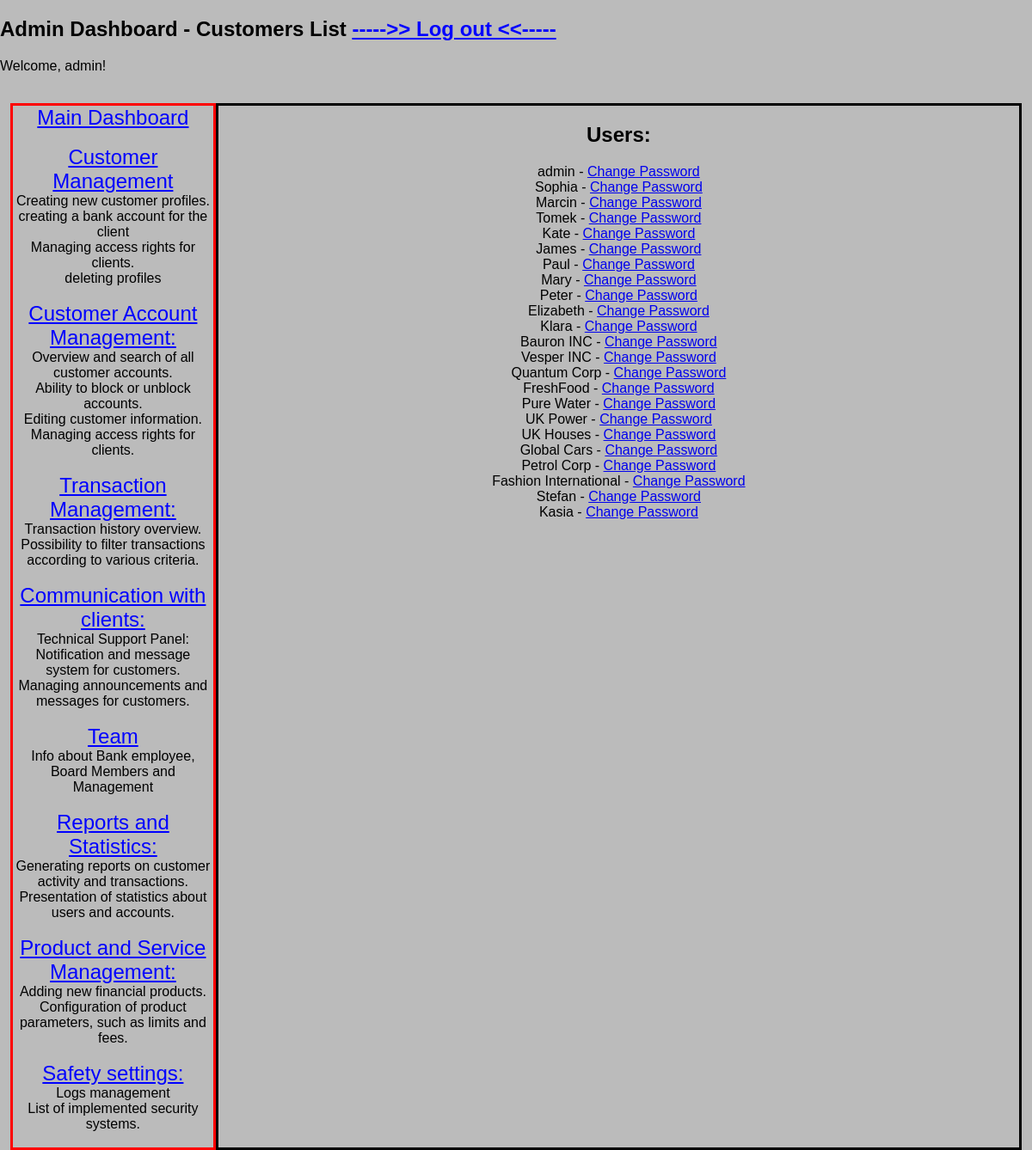
The app's page /admin/users (signed in), older data.
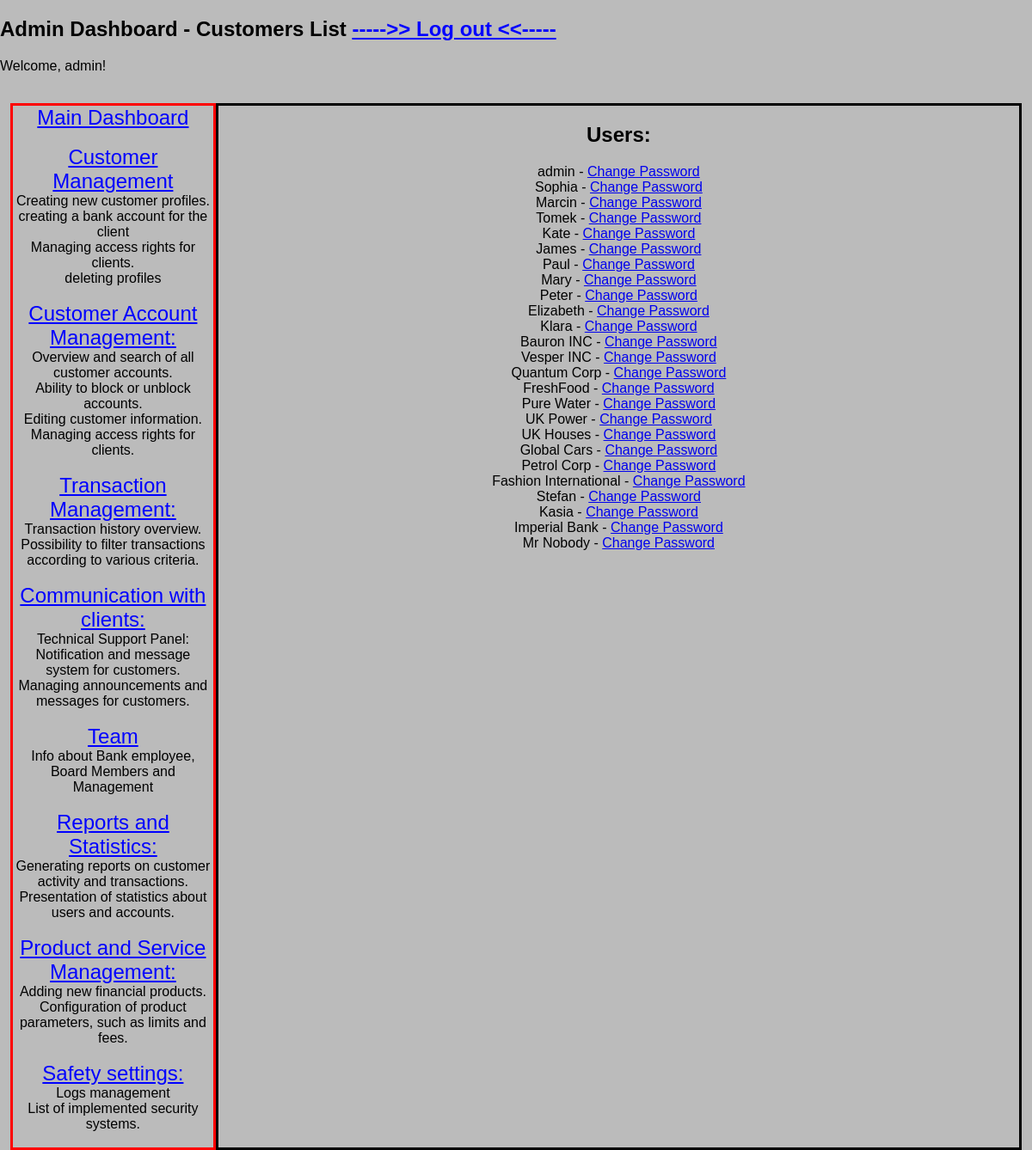
The same page, newer data.
### models/models.py (models this page shows, shortened)
class Users(db.Model, UserMixin):
    id = db.Column(db.Integer, primary_key=True)
    username = db.Column(db.String(50), unique=True, nullable=False)
    password_hash = db.Column(db.String(128), nullable=False)
    role = db.Column(db.String(20), nullable=False, default='client')
    email = db.Column(db.String(120), unique=True, nullable=False)
    phone_number = db.Column(db.String(20), nullable = False)
    country = db.Column(db.String(50))
    transactions = db.relationship('Transaction', backref='user', lazy=True)

### app.py (the view)
@app.route('/admin/users')
@login_required
@admin_required
def list_users():
    all_users = Users.query.all()
    return render_template('list_users.html', all_users=all_users)

### app.py (called while the page is built)
@app.before_request
def initialize_database():
    db.create_all()
    session.permanent = True

@login_manager.user_loader
def load_user(user_id):
    return Users.query.get(int(user_id))

### routes/transfer.py (called while the page is built)
def admin_required(func):
    @wraps(func)
    def decorated_view(*args, **kwargs):
        if not current_user.is_authenticated or current_user.role != 'admin':
            logger.error(f"No access to the resource - {request.path}  '{current_user.username}' ")
            abort(403)
        return func(*args, **kwargs)
    return decorated_view

### templates/list_users.html (shortened to what this page needs)
{% extends 'base_admin.html' %}
{% block subtitle %} - Customers List{% endblock %}
{% block content %}
    <h2>Users:</h2>
    {% for user in all_users %}
        {{ user.username }} - <a href="{{ url_for('change_password', user_id=user.id) }}">Change Password</a> <br>
    {% endfor %}
{% endblock %}

### templates/base_admin.html (shortened to what this page needs)
<!DOCTYPE html>
<html lang="en">
<head>
    <link rel="stylesheet" href="{{ url_for('static', filename='styles_admin.css') }}">
</head>
<body>
    <main>
        <h2>Admin Dashboard  {% block subtitle %}{% endblock %} <a href="{{ url_for('logout') }}" class="link"> ----->> Log out  <<-----</a> <br></h2>
        <p>Welcome, {{ current_user.username }}!</p>  <br>
        <div class="container">
            <div class="left">
            <div>
                <a href="{{ url_for('admin_dashboard_bp.admin_dashboard') }}" class="link">Main Dashboard</a> <br><br>
                <a href="{{ url_for('admin_dashboard_cm') }}" class="link">Customer Management</a> <br>
                Creating new customer profiles.<br>
                creating a bank account for the client<br>
                Managing access rights for clients.<br>
                deleting profiles<br><br>
                <a href="{{ url_for('admin_dashboard_cam') }}" class="link">Customer Account Management:</a> <br>
                Overview and search of all customer accounts.<br>
                Ability to block or unblock accounts.<br>
                Editing customer information.<br>
                Managing access rights for clients.<br><br>
                <a href="{{ url_for('transaction_management') }}" class="link">Transaction Management:</a> <br>
                Transaction history overview.<br>
                Possibility to filter transactions according to various criteria.<br><br>
                <a href="{{ url_for('cwc_bp.cwc') }}" class="link">Communication with clients:</a> <br>
                Technical Support Panel:
                Notification and message system for customers.<br>
                Managing announcements and messages for customers.<br><br>
                <a href="{{ url_for('team') }}" class="link">Team</a> <br>
                Info about Bank employee, Board Members and Management<br><br>
                <a href="{{ url_for('reports_and_statistics_bp.reports_and_statistics') }}" class="link">Reports and Statistics:</a> <br>
                Generating reports on customer activity and transactions.<br>
                Presentation of statistics about users and accounts.<br><br>
                <a href="{{ url_for('products_and_service_management') }}" class="link">Product and Service Management:</a> <br>
                Adding new financial products.<br>
                Configuration of product parameters, such as limits and fees.<br><br>
                <a href="{{ url_for('safety_settings') }}" class="link">Safety settings:</a> <br>
                Logs management <br>
                List of implemented security systems.<br><br>
            </div>
            </div>
            <div class="right">
                {% block content %}
                {% endblock %}
            </div>
        </div>
    </main>
</body>
</html>

Row changes from the older to the newer data that the page shows:
added Users: username "Imperial Bank"
added Users: username "Mr Nobody"
